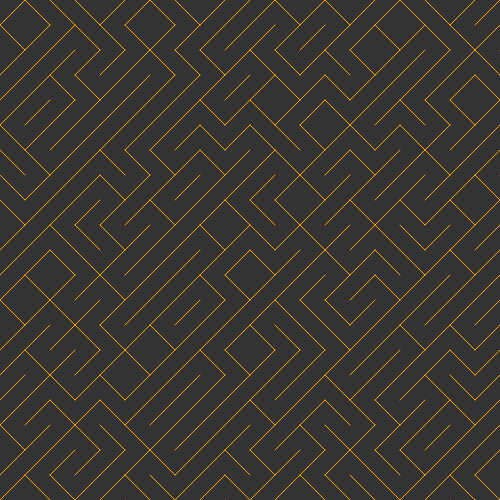
Frame 1 (no input)
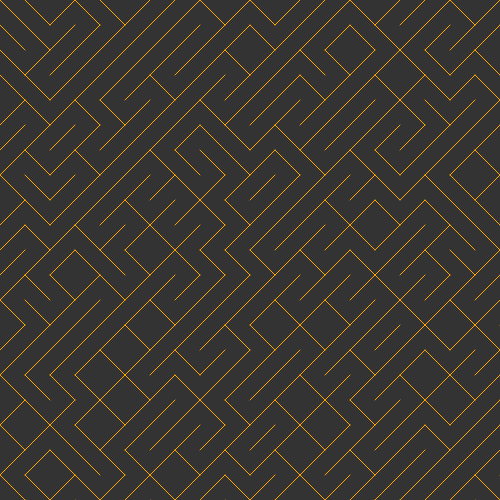
Frame 2 (the mouse pressed at the canvas centre, redrawn once)

The p5.js sketch that drew these frames (run headless with seeded random() and noise() and a simulated clock; the mouse was pressed at the canvas centre and the sketch redrawn once):

// p5.js sketch
// ── sketch.js
function setup() {
  createCanvas(500, 500);
  noLoop();
}

function draw() {
  background(51);
	stroke('orange');
  fill('orange');
	strokeWeight(1);
  rectMode(CENTER);

	const space = 25;
  for (var x = 0; x <= width; x += space) {
    for (var y = 0; y <= height; y += space) {
      const r = random(3, 6)

      if (r < 0) {
        line(x, y, x, y + space);
      } else if (r < 1) {
        line(x, y+space, x + space, y + space);
      } else if (r < 2) {
        line(x+space, y+space, x + space, y);
      } else if (r < 3) {
        line(x+space, y, x, y);
      } else if (r < 4) {
        line(x, y, x + space, y + space);
      } else {
        line(x + space, y, x, y + space);
      }
    }
  }
}
